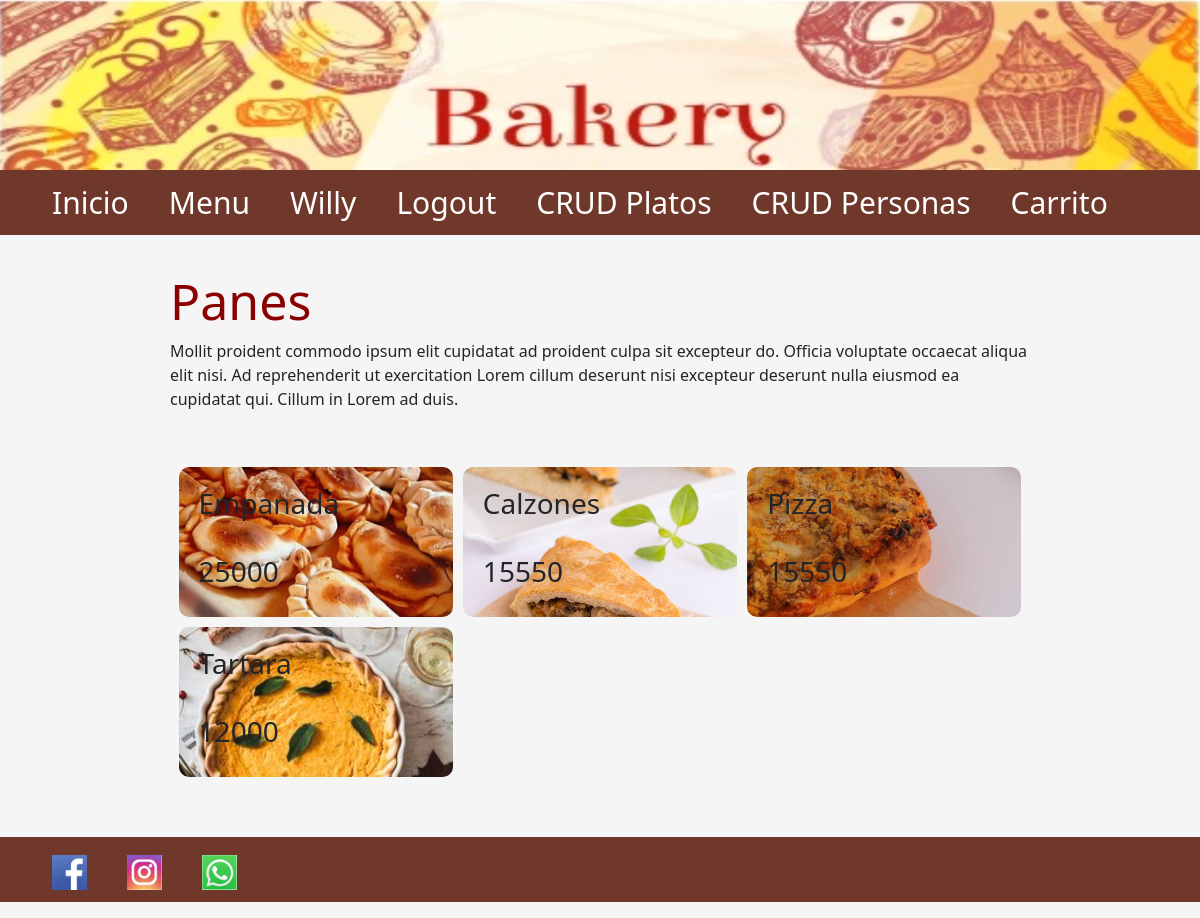
/Menu (signed in), run on the app's committed database.
### panaderia/models.py (models this page shows, shortened)
class Personas(db.Model, UserMixin):
    __tablename__ = 'personas'
    id = db.Column(db.Integer, primary_key=True)
    nombre = db.Column(db.String(200), nullable=True)
    apellido = db.Column(db.String(200), nullable=True)
    direccion = db.Column(db.String(200))
    celular = db.Column(db.Integer, nullable=True)
    email = db.Column(db.String(200), nullable=True)
    fechanacimiento = db.Column(db.String(200))
    nombreimagenpersona = db.Column(db.String(20), nullable=False, default='default.jpg')
    idrol = db.Column(db.Integer, db.ForeignKey('roles.idrol'))
    rol = db.relationship('Roles', backref=backref('personas', lazy='dynamic'))
    password_hash = db.Column(db.String(200), nullable=True)
    @property
    def password(self):
        raise AttributeError('password: write-only field')

class Platos(db.Model):
    __tablename__ = 'platos'
    idproducto = db.Column(db.Integer, primary_key=True)
    nombreplato = db.Column(db.String(510), nullable=True)
    precioplato = db.Column(db.Integer, nullable=True)
    descripcionplato = db.Column(db.String(200))
    nombreimagenplato = db.Column(db.String(200), nullable=False)

### panaderia/views.py (the view)
@app.route('/Menu')
def menu():
    platos = Platos.query.all()
    return render_template('menu.html', platos=platos)

### panaderia/models.py (called while the page is built)
@login_manager.user_loader
def cargarpersona(id):
    return Personas.query.get(int(id))

### panaderia/templates/Menu.html
{% extends './layout.html' %} {% block title %} Menu {% endblock %} {% block body %}
    <h1>Panes</h1>
    <p>Mollit proident commodo ipsum elit cupidatat ad proident culpa sit excepteur do. Officia voluptate occaecat aliqua elit nisi. Ad reprehenderit ut exercitation Lorem cillum deserunt nisi excepteur deserunt nulla eiusmod ea cupidatat qui. Cillum in
        Lorem ad duis.</p>
    <div class="contenedor">
        {%for plato in platos%}
                    <div class="imagenes-inicio" style="background-image:url(static/uploads/{{plato.nombreimagenplato}})">
                        <div class="textos">
                            <h3>{{plato.nombreplato}}</h3>
                            <h3>{{plato.precioplato}}</h3>
                        </div>
                    </div>
        {% endfor %}
{% endblock %}

### panaderia/templates/layout.html (shortened to what this page needs)
<!DOCTYPE html>
<html lang="en">
<head>
    <link href="https://cdn.jsdelivr.net/npm/bootstrap@5.1.3/dist/css/bootstrap.min.css" rel="stylesheet">
    <link rel='stylesheet' href="{{url_for('static', filename='css/layout.css')}}" />
</head>
<header>
    <img src="{{url_for('static', filename='imagenes/bakery4.png')}}" alt="Banner Horizontal" width="100%" height="170px" />
</header>
<div>
    <nav>
        <ul>
            <li><a href="{{url_for('index')}}">Inicio</a></li>
            <li><a href="{{url_for('menu')}}">Menu</a></li>
            {% if current_user.is_authenticated %}
                <li><a href="{{url_for('perfil')}}">{{current_user.nombre}}</a></li>
                <li><a href="{{url_for('logout')}}">Logout</a></li>
                {% if current_user.idrol==2 %}
                    <li><a href="{{url_for('crearplatos')}}">CRUD Platos</a></li>
                    <li><a href="{{url_for('dashboard')}}">CRUD Personas</a></li>
                {% endif %}
            {% else %}
                <li><a href="{{url_for('registro')}}">Registro</a></li>
                <li><a href="{{url_for('login')}}">Login</a></li>
            {% endif %}
            <li><a href="/Carrito">Carrito</a></li>
        </ul>
    </nav>
    <body>
    <main>
    {% block body %} {% endblock %}
    </main>
    </body>
    <footer>
        <div>
            <ul class="horizontal-list" aling="rigth">
                <li>
                    <a><img src="{{url_for('static', filename='imagenes/facebookicono.png')}}" width="35" height="35" class="x-footer-social-icons facebook" align="center"></a>
                </li>
                <li>
                    <a><img src="{{url_for('static', filename='imagenes/instagramIco.PNG')}}" width="35" height="35" class="x-footer-social-icons facebook" align='center'></a>
                </li>
                <li>
                    <a><img src="{{url_for('static', filename='imagenes/whatsappIco.png')}}" width="35" height="35" class="x-footer-social-icons facebook" align='center'></a>
                </li>
            </ul>
        </div>
    </footer>
</html>

### panaderia/static/css/layout.css (style rules this page uses)
* { margin: 0; padding: 0; font-style: Ginebra; }
main { max-width: 900px; width: 90%; margin: auto; padding: 20px; }
h1 { color: darkred; font-style: Ginebra; }
ul { list-style-type: none; background-color: #70382a; overflow: hidden; }
li { float: left; font-size: 30px; }
li a { display: block; color: white; padding-left: 20px; padding-right: 20px; padding-top: 10px; padding-bottom: 10px; text-decoration: none; text-align: center; }
h1 { text-align: left; font-size: 50px; }
.contenedor, .contenedorcarrito { width: 98%; max-width: 1000px; margin: auto; padding: 40px 0; display: grid; grid-template-columns: 1fr 1fr 1fr; gap: 10px; }
.imagenes-inicio { border-radius: 10px; min-height: 150px; font-weight: bold; padding: 20px; position: relative; overflow: hidden; background-size: cover; background-position: center center; }
.imagenes-inicio .textos { height: 100%; display: grid; grid-template-rows: 1fr auto; }

### panaderia/templates/layout.html (style rules this page uses)
body { background-color: whitesmoke; animation-direction: normal; }

### data on the page
Personas: nombre "Willy"
Platos: nombreimagenplato (picture), nombreplato "Empanada", precioplato "25000"
Platos: nombreimagenplato (picture), nombreplato "Calzones", precioplato "15550"
Platos: nombreimagenplato (picture), nombreplato "Pizza", precioplato "15550"
Platos: nombreimagenplato (picture), nombreplato "Tartara", precioplato "12000"
